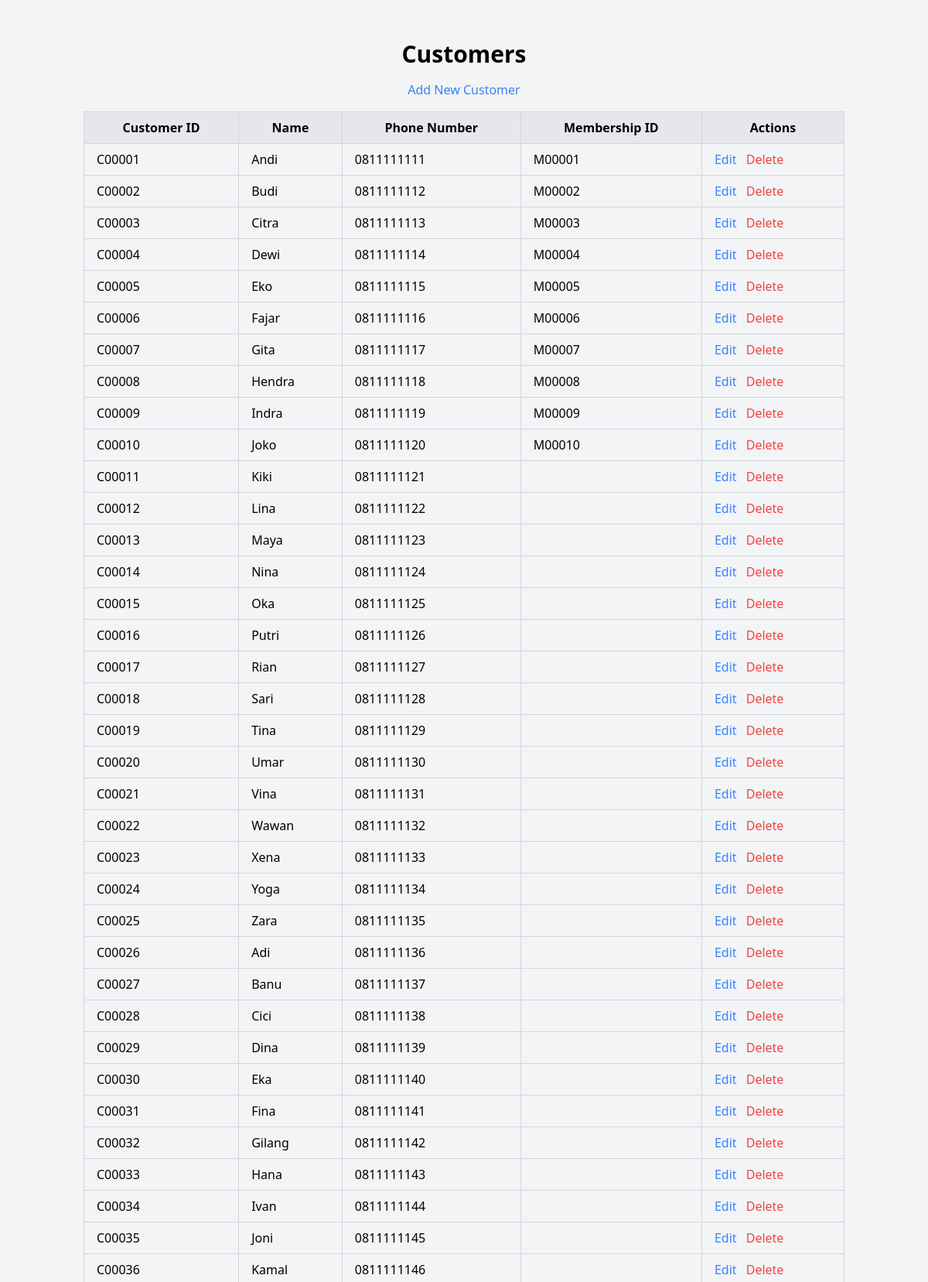
Screenshot of /sources/customers/customers.php (upper part) with the database file from the repository.
### tables this page shows
CREATE TABLE Customers (
        CustomerID char(6)  NOT NULL,
        Name varchar(100)  NOT NULL,
        PhoneNumber varchar(20)  NOT NULL,
        Membership_MembershipID char(6)  NULL,
        CONSTRAINT Customers_pk PRIMARY KEY (CustomerID)
    );

### sources/customers/customers.php (the view, shortened to what this page needs)
<?php
include '../../service/db.php';
$sql = 'SELECT * FROM Customers';
$statement = $pdo->prepare($sql);
$statement->execute();
$customers = $statement->fetchAll();
?>
<!DOCTYPE html>
<html lang="en">
<head>
    <link rel="stylesheet" href="../css/styles.css">
    <link href="https://cdn.jsdelivr.net/npm/tailwindcss@2.2.19/dist/tailwind.min.css" rel="stylesheet">
</head>
<body class="bg-gray-100">
    <div class="container mx-auto mt-8">
        <h1 class="text-3xl font-bold mb-4 text-center">Customers</h1>
        <a href="add.php" class="block text-center mb-4 text-blue-500 hover:text-blue-700">Add New Customer</a>
        <table class="w-full border-collapse border border-gray-200">
            <thead>
                <tr class="bg-gray-200">
                    <th class="border border-gray-300 px-4 py-2">Customer ID</th>
                    <th class="border border-gray-300 px-4 py-2">Name</th>
                    <th class="border border-gray-300 px-4 py-2">Phone Number</th>
                    <th class="border border-gray-300 px-4 py-2">Membership ID</th>
                    <th class="border border-gray-300 px-4 py-2">Actions</th>
                </tr>
            </thead>
            <tbody>
                <?php foreach ($customers as $customer) : ?>
                    <tr>
                        <td class="border border-gray-300 px-4 py-2"><?= htmlspecialchars($customer['CustomerID']) ?></td>
                        <td class="border border-gray-300 px-4 py-2"><?= htmlspecialchars($customer['Name']) ?></td>
                        <td class="border border-gray-300 px-4 py-2"><?= htmlspecialchars($customer['PhoneNumber']) ?></td>
                        <td class="border border-gray-300 px-4 py-2"><?= htmlspecialchars($customer['Membership_MembershipID']) ?></td>
                        <td class="border border-gray-300 px-4 py-2">
                            <a href="edit.php?id=<?= htmlspecialchars($customer['CustomerID']) ?>" class="text-blue-500 hover:text-blue-700">Edit</a>
                            <a href="customers.php?delete_id=<?= htmlspecialchars($customer['CustomerID']) ?>" onclick="return confirm('Are you sure?')" class="ml-2 text-red-500 hover:text-red-700">Delete</a>
                        </td>
                    </tr>
                <?php endforeach; ?>
            </tbody>
        </table>
    </div>
</body>
</html>

### styles.css (style rules this page uses)
.container { max-width: 800px; margin: 0 auto; padding: 20px; }
h1 { text-align: center; }

### sources/customers/customers.php (style rules this page uses)
body { display: flex; flex-direction: column; min-height: 100vh; }

### rows the page displays
customers: CustomerID "C00001", Name "Andi", PhoneNumber "0811111111", Membership_MembershipID "M00001"
customers: CustomerID "C00002", Name "Budi", PhoneNumber "0811111112", Membership_MembershipID "M00002"
customers: CustomerID "C00003", Name "Citra", PhoneNumber "0811111113", Membership_MembershipID "M00003"
customers: CustomerID "C00004", Name "Dewi", PhoneNumber "0811111114", Membership_MembershipID "M00004"
customers: CustomerID "C00005", Name "Eko", PhoneNumber "0811111115", Membership_MembershipID "M00005"
customers: CustomerID "C00006", Name "Fajar", PhoneNumber "0811111116", Membership_MembershipID "M00006"
customers: CustomerID "C00007", Name "Gita", PhoneNumber "0811111117", Membership_MembershipID "M00007"
customers: CustomerID "C00008", Name "Hendra", PhoneNumber "0811111118", Membership_MembershipID "M00008"
customers: CustomerID "C00009", Name "Indra", PhoneNumber "0811111119", Membership_MembershipID "M00009"
customers: CustomerID "C00010", Name "Joko", PhoneNumber "0811111120", Membership_MembershipID "M00010"
customers: CustomerID "C00011", Name "Kiki", PhoneNumber "0811111121"
customers: CustomerID "C00012", Name "Lina", PhoneNumber "0811111122"
customers: CustomerID "C00013", Name "Maya", PhoneNumber "0811111123"
customers: CustomerID "C00014", Name "Nina", PhoneNumber "0811111124"
customers: CustomerID "C00015", Name "Oka", PhoneNumber "0811111125"
customers: CustomerID "C00016", Name "Putri", PhoneNumber "0811111126"
customers: CustomerID "C00017", Name "Rian", PhoneNumber "0811111127"
customers: CustomerID "C00018", Name "Sari", PhoneNumber "0811111128"
customers: CustomerID "C00019", Name "Tina", PhoneNumber "0811111129"
customers: CustomerID "C00020", Name "Umar", PhoneNumber "0811111130"
customers: CustomerID "C00021", Name "Vina", PhoneNumber "0811111131"
customers: CustomerID "C00022", Name "Wawan", PhoneNumber "0811111132"
customers: CustomerID "C00023", Name "Xena", PhoneNumber "0811111133"
customers: CustomerID "C00024", Name "Yoga", PhoneNumber "0811111134"
customers: CustomerID "C00025", Name "Zara", PhoneNumber "0811111135"
customers: CustomerID "C00026", Name "Adi", PhoneNumber "0811111136"
customers: CustomerID "C00027", Name "Banu", PhoneNumber "0811111137"
customers: CustomerID "C00028", Name "Cici", PhoneNumber "0811111138"
customers: CustomerID "C00029", Name "Dina", PhoneNumber "0811111139"
customers: CustomerID "C00030", Name "Eka", PhoneNumber "0811111140"
customers: CustomerID "C00031", Name "Fina", PhoneNumber "0811111141"
customers: CustomerID "C00032", Name "Gilang", PhoneNumber "0811111142"
customers: CustomerID "C00033", Name "Hana", PhoneNumber "0811111143"
customers: CustomerID "C00034", Name "Ivan", PhoneNumber "0811111144"
customers: CustomerID "C00035", Name "Joni", PhoneNumber "0811111145"
customers: CustomerID "C00036", Name "Kamal", PhoneNumber "0811111146"
